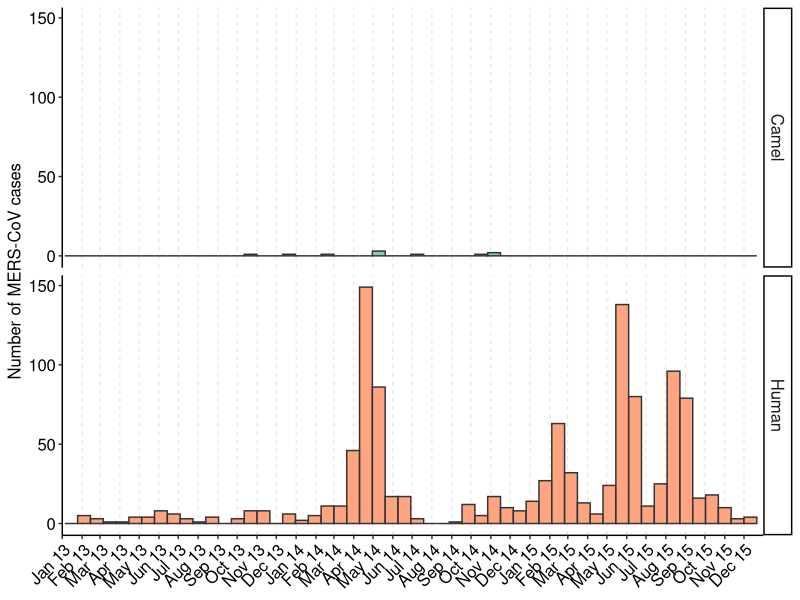

This figure's R source:
## ---- chunk 1
knitr::opts_chunk$set(echo = TRUE)

## Define path
setwd("step0_epi_data/")

## Library
library(dplyr)
library(ggplot2)
library(lubridate)
library(sf)
library(RColorBrewer)
## ---- chunk 2

## Load epi data
epi_data <- read.csv("epi-data.csv", sep=";")

summary(epi_data)


Sys.setlocale("LC_TIME", "C") #to convert in English
epi_data$Observation.date <- as.Date(epi_data$Observation.date, format="%d/%m/%Y")

epi_data$Country <- as.factor(epi_data$Country)

# Keep only those between 2013 and 2015 and remove those with NA
epi_data <- epi_data[epi_data$Observation.date < "2015-12-31",]
epi_data <- epi_data[epi_data$Observation.date > "2013-01-01",]
epi_data <- epi_data[complete.cases(epi_data$Observation.date),]

# Add human in the column
epi_data$Species_new <- ifelse(epi_data$Species =="Camelidae (Unidentified)", "Camel", "Human")
epi_data$Species_new <- as.factor(epi_data$Species_new)

summary(epi_data$Observation.date)

summary(epi_data$Species_new)


summary(epi_data$Country)

tab <- epi_data %>% group_by(Country, Species_new) %>% summarize(count = n())


## ---- chunk 3

cases_temp <- epi_data %>%  
  ggplot(aes(x=Observation.date, fill=Species_new)) +
  geom_histogram(binwidth=20, alpha = 0.8, color = "gray20") +
  facet_wrap(~Species_new, ncol=1, strip.position="right") +
  ylab("Number of MERS-CoV cases") +
  theme_classic() +
  scale_x_date(limits = c(ymd("2013-01-01"), ymd("2015-12-31")), date_breaks = "1 month", date_labels = "%b %y", expand = c(0,0)) +
  scale_fill_brewer(palette = "Set2", name ="Species") +
  #scale_fill_manual(name = "", values = c("slategray1","peachpuff"), labels = c("Domestic" = "Poultry farm", "Wild" = "Wild bird")) +
  theme(legend.position="none",
        #legend.box = "horizontal",
        #legend.text = element_text(size = 12),
        panel.grid = element_blank(),
        panel.grid.major.x =  element_line(colour = "grey80", linewidth = 0.2, linetype = 2),
        strip.text = element_text(size = 12),
        axis.text=element_blank(),
        axis.title.x = element_blank(),
        axis.title.y = element_text(size = 12),
        axis.text.y = element_text(size = 12),
        axis.text.x = element_text(size=12, angle = 45, hjust = 1)) 

cases_temp
